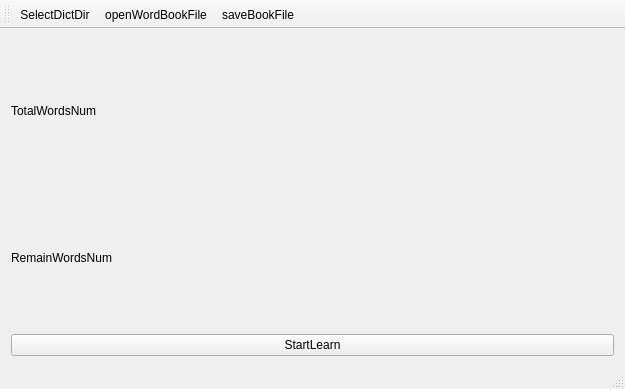
<?xml version="1.0" encoding="UTF-8"?>
<ui version="4.0">
 <class>PicDictMainWindow</class>
 <widget class="QMainWindow" name="PicDictMainWindow">
  <property name="geometry">
   <rect>
    <x>0</x>
    <y>0</y>
    <width>625</width>
    <height>389</height>
   </rect>
  </property>
  <property name="windowTitle">
   <string>PicDictMainWindow</string>
  </property>
  <widget class="QWidget" name="centralWidget">
   <layout class="QVBoxLayout" name="verticalLayout" stretch="7,3">
    <item>
     <layout class="QHBoxLayout" name="horizontalLayout">
      <item>
       <layout class="QGridLayout" name="gridLayout">
        <item row="0" column="0">
         <widget class="QLabel" name="lblTotalWords">
          <property name="text">
           <string>TotalWordsNum</string>
          </property>
         </widget>
        </item>
        <item row="1" column="0">
         <widget class="QLabel" name="lblRemainWordsNum">
          <property name="text">
           <string>RemainWordsNum</string>
          </property>
         </widget>
        </item>
        <item row="0" column="1">
         <widget class="QLabel" name="lblTotalWordsNumValue">
          <property name="text">
           <string/>
          </property>
         </widget>
        </item>
        <item row="1" column="1">
         <widget class="QLabel" name="lblRemainWordsNumValue">
          <property name="text">
           <string/>
          </property>
         </widget>
        </item>
       </layout>
      </item>
     </layout>
    </item>
    <item>
     <widget class="QPushButton" name="ptnStartLearn">
      <property name="text">
       <string>StartLearn</string>
      </property>
     </widget>
    </item>
   </layout>
  </widget>
  <widget class="QMenuBar" name="menuBar">
   <property name="geometry">
    <rect>
     <x>0</x>
     <y>0</y>
     <width>625</width>
     <height>17</height>
    </rect>
   </property>
  </widget>
  <widget class="QToolBar" name="mainToolBar">
   <attribute name="toolBarArea">
    <enum>TopToolBarArea</enum>
   </attribute>
   <attribute name="toolBarBreak">
    <bool>false</bool>
   </attribute>
   <addaction name="actionSelectDir"/>
   <addaction name="actionOpenWordBookFile"/>
   <addaction name="actionSaveBookFile"/>
  </widget>
  <widget class="QStatusBar" name="statusBar"/>
  <action name="actionSelectDir">
   <property name="text">
    <string>SelectDictDir</string>
   </property>
  </action>
  <action name="actionOpenWordBookFile">
   <property name="text">
    <string>openWordBookFile</string>
   </property>
  </action>
  <action name="actionSaveBookFile">
   <property name="text">
    <string>saveBookFile</string>
   </property>
  </action>
 </widget>
 <layoutdefault spacing="6" margin="11"/>
 <resources/>
 <connections/>
</ui>
